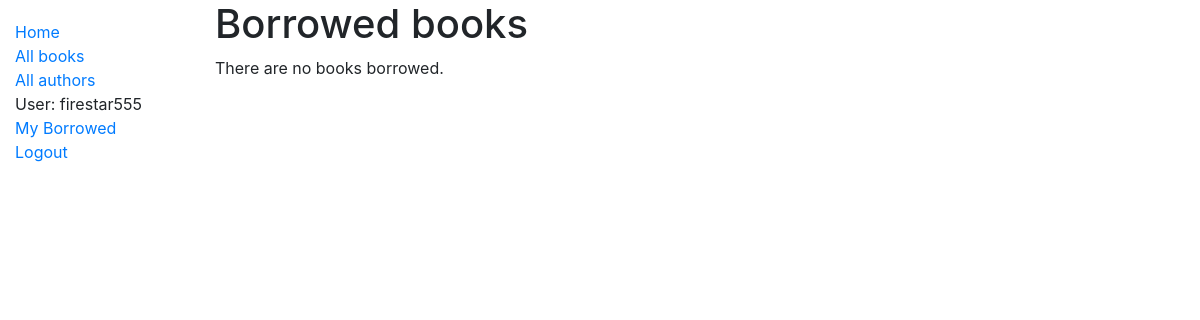
Before: /catalog/mybooks/ (signed in) with the older database file.
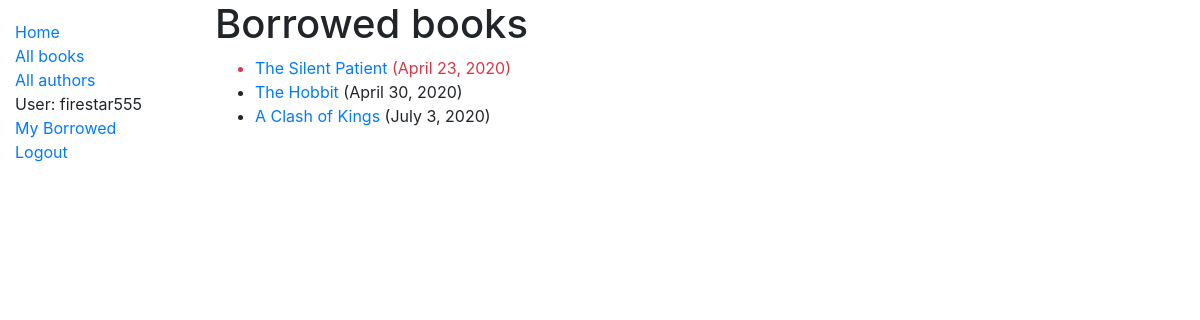
After: the same page with the newer database file.
### catalog/models.py (models this page shows, shortened)
class BookInstance(models.Model):
    id = models.UUIDField(primary_key=True, default=uuid.uuid4, help_text="Unique ID for this particular book across whole library")
    book = models.ForeignKey('Book', on_delete=models.SET_NULL, null=True)
    imprint = models.CharField(max_length=200, help_text = "Publishing Company")
    due_back = models.DateField(null=True, blank=True, help_text = 'The date the book is due')
    borrower = models.ForeignKey(User, on_delete=models.SET_NULL, null=True, blank=True)
    LOAN_STATUS = (
        ('m', 'Maintenance'),
        ('o', 'On Loan'),
        ('a', 'Available'),
        ('r', 'Reserved'),
    )
    status = models.CharField(
        max_length = 1,
        choices = LOAN_STATUS,
        blank = True,
        default = 'm',
        help_text = 'Book availability',
    )
    @property
    def is_overdue(self):
        if self.due_back and date.today() > self.due_back:
            return True
        return False
    class Meta:
        ordering = ['due_back']
        permissions = (("catalog.can_mark_returned", "Can edit the book"),)

class Book(models.Model):
    title = models.CharField(max_length=200, help_text = "Title of the book")
    author = models.ForeignKey('Author', on_delete=models.SET_NULL, null = True)
    summary = models.TextField(max_length=1000, help_text = 'Enter a brief description of the book')
    isbn = models.CharField('ISBN', max_length=13, help_text='13 Character <a href="https://www.isbn-international.org/content/what-isbn">ISBN number</a>')
    genre = models.ManyToManyField(Genre, help_text='Select a genre for this book')
    language = models.ForeignKey('Language', on_delete=models.SET_NULL, null = True)
    def display_genre(self):
        """Create a string for the Genre. This is required to display genre in Admin.
            Only shows the first three values of genre."""
        return ', '.join(genre.name for genre in self.genre.all()[:3])
    display_genre.short_description = 'Genre'

### catalog/views.py (the view)
# urls.py: path('mybooks/', views.LoanedBooksByUserListView.as_view(), name='my-borrowed'),
class LoanedBooksByUserListView(LoginRequiredMixin, generic.ListView):
    model = BookInstance
    template_name = 'catalog/bookinstance_list_borrowed_user.html'
    paginate_by = 10
    def get_queryset(self):
        return BookInstance.objects.filter(borrower=self.request.user).filter(status__exact='o').order_by('due_back')

### catalog/templates/catalog/bookinstance_list_borrowed_user.html
{% extends "base_generic.html" %}
{% block content %}
    <h1>Borrowed books</h1>
    {% if bookinstance_list %}
    <ul>
      {% for bookinst in bookinstance_list %}
      <li class="{% if bookinst.is_overdue %}text-danger{% endif %}">
        <a href="{% url 'book-detail' bookinst.book.pk %}">{{bookinst.book.title}}</a> ({{ bookinst.due_back }})
      </li>
      {% endfor %}
    </ul>
    {% else %}
      <p>There are no books borrowed.</p>
    {% endif %}
{% endblock %}

Changed rows visible on the page:
now on this page (row edited): BookInstance: book "The Silent Patient", due_back "April 23, 2020"
now on this page (row edited): BookInstance: book "The Hobbit", due_back "April 30, 2020"
now on this page (row edited): BookInstance: book "A Clash of Kings", due_back "July 3, 2020"
Other visible differences:
text no longer shown: "There are no books borrowed."
